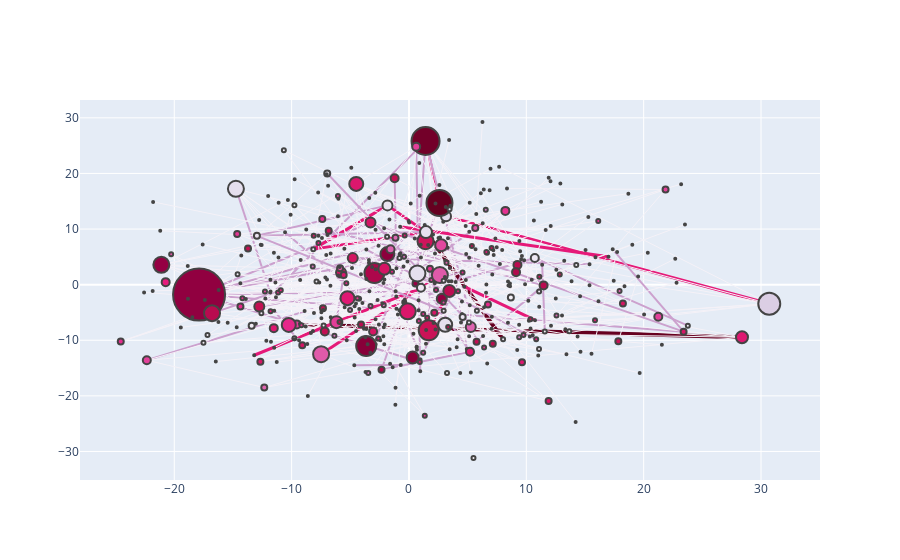

Notebook code for this chart:
### Code cell
configure_plotly_browser_state()
plotNetworkSizeColor_closeness(TravelGraph)
